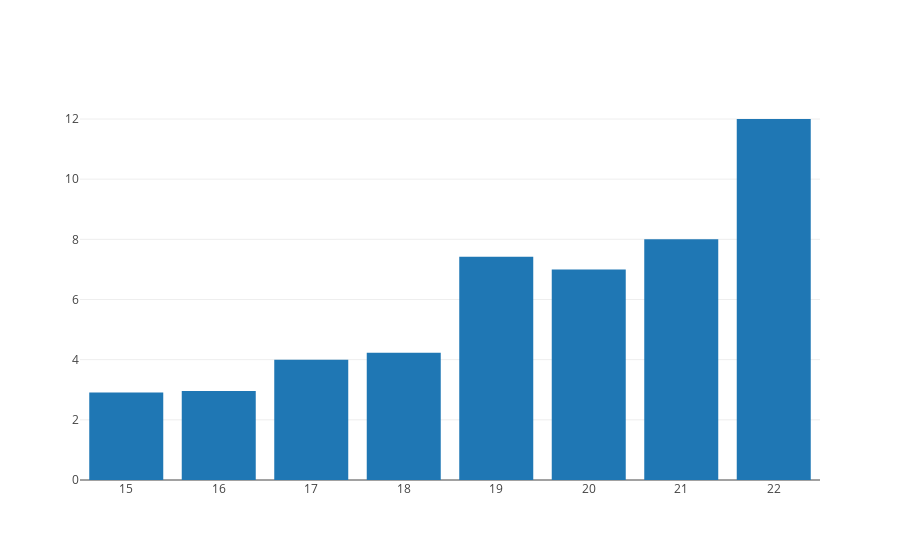

Notebook code for this chart:
### Markdown cell above
<img src="alc_sex_relation.png"  alt="Drawing" style="width: 800px;">

### Code cell
ages = list(range(15, 23))
absences_age = []

for age in ages:
    absences_age.append((data.query('age == '+str(age))['absences']).mean())

plotdata = [go.Bar(
            x=ages,
            y=absences_age
    )]

iplot(plotdata, filename='basic-bar')

### Figure 1 — Plotly figure (JSON) as saved in the notebook; plotly's stock layout.template omitted (floating-point values rounded to 4 significant figures)
{"data": [{"type": "bar", "x": [15, 16, 17, 18, 19, 20, 21, 22], "y": [2.911, 2.96, 3.994, 4.232, 7.422, 7, 8, 12]}], "layout": {}}
